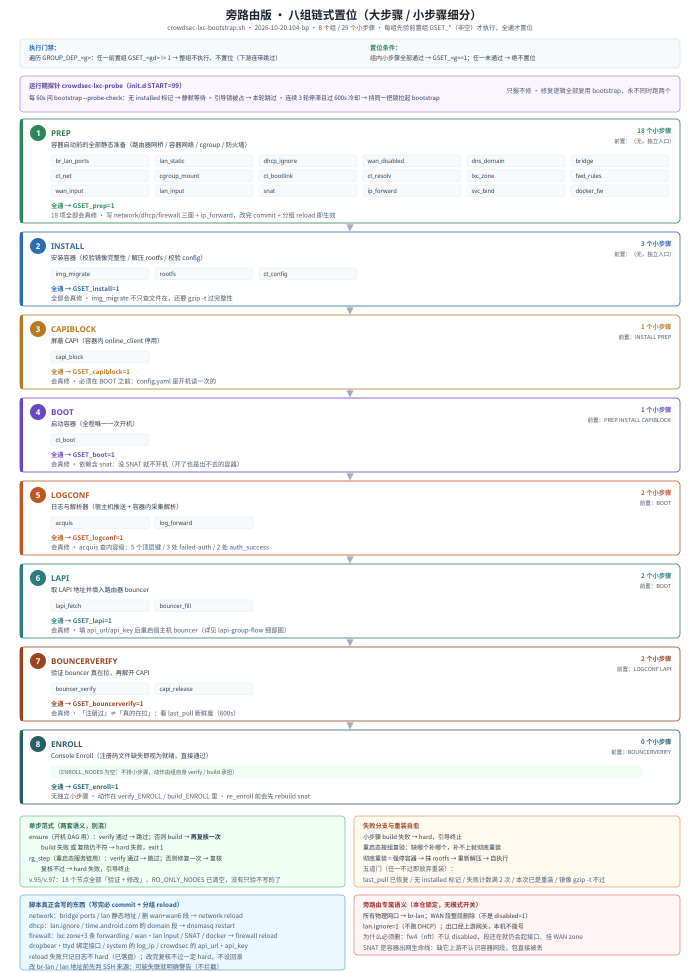
#> input picture docs/bp-eight-group-flow.png, 2800 x 3888 px, given in place of _cs_shot.png, which was not available (shown at 1/4 size)
$ python gen_cs_build_flow.py
#> lines starting #> are read from the running program, lines starting #| are printed output that depends on the picture
#!/usr/bin/env python3
"""生成 BACKUP 仓「v.81 容器内构建七步 ensure+hard 全貌图」SVG + 高清 PNG
内容：crowdsec-lxc-bootstrap.sh（v.81 · 旁路由锁定线）boot 组 prepare_container
节点内部——「构建 crowdsec 的每一步」独立闭环：
  ① 容器网络文件（IP/网关/DNS）   ② 自启软链与机器身份   ③ resolv.conf
  ④ 日志源与解析器（acquis/parsers） ⑤ listen_uri 监听地址
  ⑥ trusted_ips 网桥地址          ⑦ 容器 config 落盘
    每步：verify 就绪跳过 → 一次构建+复核 → 不过即 hard（exit 1 终止引导）
    （v.81 起一次修复：安装顺序保证前置已就绪，多修一次没必要）
右侧：单步内部机制（ensure_sub）——与 DAG ensure() 同构，
  但不写 _done/_dirty/_failed（v.81 起外层 prepare_container 同为一次机会）
底部：设计理由 + 为什么只修一次 + 与阶段 3 A/B 的归口 + enroll 例外

用法: python3 gen_cs_build_flow.py
  输出: 同目录 cs-build-flow.svg / cs-build-flow.png（2x 高清，已裁精确尺寸）
"""
import os
import subprocess

W, H = 1020, 1080
OUT_DIR = os.path.dirname(os.path.abspath(__file__))
SVG = os.path.join(OUT_DIR, "cs-build-flow.svg")
PNG = os.path.join(OUT_DIR, "cs-build-flow.png")

# 配色（与 dag-flow 同源）：boot 组紫为构建链主色
MAIN_FG, MAIN_BG, MAIN_BD = "#6b46c1", "#faf5ff", "#d6bcfa"   # 紫（boot 组）
TAG_ENSURE = ("#2b6cb0", "#bee3f8")   # 蓝（ensure 语义）
HARD_FG, HARD_BG, HARD_BD = "#c53030", "#fff5f5", "#fc8181"  # 红（hard）

# 七步：编号、名称、验（verify 判定要点）、建（build 函数）、mono 备注
STEPS = [
    ("①", "容器网络文件（IP/网关/DNS）",
     "10-eth0.network 三值：Address=CONTAINER_IP/24 · Gateway=BRIDGE_IP · DNS 一致",
     "setup_container_network", "verify_sub_ct_net"),
    ("②", "自启软链与机器身份",
     "multi-user.target.wants 软链（rootfs 内有 service 文件才要求）· hostname=crowdsec · machine-id",
     "setup_container_boot", "verify_sub_ct_bootlink"),
    ("③", "resolv.conf",
     "内容 = nameserver「容器 DNS」（custom_router_dns.txt → BRIDGE_IP → 10.1.0.1 回落链）",
     "setup_resolv", "verify_sub_ct_resolv"),
    ("④", "日志源与解析器（acquis/parsers）",
     "acquis.d/router.yaml · parsers/s01-parse/openwrt-dropbear.yaml · parsers/s02-enrich/openwrt-whitelist.yaml",
     "setup_acquis", "verify_sub_cs_acquis"),
    ("⑤", "listen_uri 监听地址",
     "config.yaml 的 listen_uri = 0.0.0.0:LAPI_PORT（bouncer 要经网桥连进来）",
     "ensure_listen_uri", "verify_sub_cs_listen"),
    ("⑥", "trusted_ips 网桥地址",
     "config.yaml 的 trusted_ips 含 BRIDGE_IP（放行容器网段来源的 API 调用）",
     "ensure_trusted_ip", "verify_sub_cs_trusted"),
    ("⑦", "容器 config 落盘",
     "$CFG 内容完整：rootfs.path / utsname / net.0.type 三键在位（不只验文件名）",
     "apply_cfg（原子写 tmp + 非空校验才落盘；lxc-info 解析 trim）",
     "verify_sub_ct_cfg · apply_cfg"),
]

p = []
p.append(f'''<svg width="{W}" height="{H}" viewBox="0 0 {W} {H}" xmlns="http://www.w3.org/2000/svg" font-family="-apple-system,'PingFang SC','Microsoft YaHei','Noto Sans CJK SC',sans-serif">
  <defs>
    <marker id="ar" viewBox="0 0 10 10" refX="9" refY="5" markerWidth="7" markerHeight="7" orient="auto-start-reverse">
      <path d="M 0 0 L 10 5 L 0 10 z" fill="#94a3b8"/>
    </marker>
  </defs>
  <style>
    .t{{font-size:19px;font-weight:700;fill:#1a202c}}
    .ts{{font-size:11.5px;fill:#718096}}
    .b{{font-size:12px;font-weight:600;fill:#1a202c}}
    .s{{font-size:10px;fill:#4a5568}}
    .mono{{font-family:ui-monospace,'SFMono-Regular',Consolas,monospace}}
    .ln{{stroke:#94a3b8;stroke-width:1.5;fill:none}}
    .tag{{font-size:9px;font-weight:700}}
  </style>
  <rect x="0" y="0" width="{W}" height="{H}" fill="#ffffff"/>''')

# ---------- 标题 ----------
p.append(f'''
  <text x="{W//2}" y="30" text-anchor="middle" class="t">v.81 容器内构建七步 ensure+hard 全貌（构建 crowdsec 的每一步 · BACKUP 旁路由锁定线）</text>
  <text x="{W//2}" y="52" text-anchor="middle" class="ts">boot 组 prepare_container 节点内部：每步 verify 就绪跳过 → 构建 → 复核，至多一次，一次不过即 hard 终止引导</text>''')

LX, LW = 36, 640          # 左列（七步链）
RX, RW = 700, 284         # 右列（单步内部机制）
CY0, CH, CGAP = 96, 86, 26   # 卡起始 y / 卡高 / 卡间（箭头）距

def step_card(x, y, w, num, name, ver, build, note):
    p.append(f'''
  <rect x="{x}" y="{y}" width="{w}" height="{CH}" rx="8" fill="#ffffff" stroke="#cbd5e0" stroke-width="1"/>
  <circle cx="{x+24}" cy="{y+21}" r="12" fill="{MAIN_BG}" stroke="{MAIN_BD}" stroke-width="1.2"/>
  <text x="{x+24}" y="{y+25}" text-anchor="middle" class="b" fill="{MAIN_FG}" style="font-size:12px">{num}</text>
  <text x="{x+44}" y="{y+25}" class="b" style="font-size:12.5px">{name}</text>
  <rect x="{x+w-58}" y="{y+8}" width="46" height="15" rx="7" fill="{TAG_ENSURE[1]}"/>
  <text x="{x+w-35}" y="{y+19}" text-anchor="middle" class="tag" fill="{TAG_ENSURE[0]}">ensure</text>
  <text x="{x+16}" y="{y+46}" class="s" style="font-size:10px"><tspan class="b" fill="{MAIN_FG}">验</tspan>　{ver}</text>
  <text x="{x+16}" y="{y+63}" class="s" style="font-size:10px"><tspan class="b" fill="{MAIN_FG}">建</tspan>　{build}（产物不符才跑；就绪则整步跳过）</text>
  <text x="{x+16}" y="{y+79}" class="s mono" style="font-size:9px;fill:#a0aec0">{note} · {build}</text>''')

for i, (num, name, ver, build, note) in enumerate(STEPS):
    y = CY0 + i * (CH + CGAP)
    step_card(LX, y, LW, num, name, ver, build, note)
    if i < 6:
        # 竖箭头：本卡底 → 下一卡顶
        ay1 = y + CH + 3
        ay2 = y + CH + CGAP - 3
        p.append(f'<line x1="{LX+LW/2}" y1="{ay1}" x2="{LX+LW/2}" y2="{ay2}" class="ln" marker-end="url(#ar)"/>')

CHAIN_BOT = CY0 + 7 * CH + 6 * CGAP   # 链底 y = 96+602+156 = 854

# ---------- 右列：单步内部机制（ensure_sub） ----------
p.append(f'''
  <rect x="{RX}" y="{CY0}" width="{RW}" height="{CHAIN_BOT-CY0}" rx="8" fill="#f7fafc" stroke="#cbd5e0" stroke-width="1"/>
  <rect x="{RX}" y="{CY0}" width="{RW}" height="30" rx="8" fill="{MAIN_FG}"/>
  <rect x="{RX}" y="{CY0+20}" width="{RW}" height="10" fill="{MAIN_FG}"/>
  <text x="{RX+RW/2}" y="{CY0+20}" text-anchor="middle" class="gt" fill="#ffffff" style="font-size:12px;font-weight:700">单步内部机制 ensure_sub()</text>''')

# 右侧机制：分支结构（文字行 + 竖线 + 下箭头），与 DAG ensure() 同构但不写 DAG 状态
mx = RX + 18
p.append(f'<text x="{mx}" y="{CY0+50}" class="b" style="font-size:10.5px">verify 判定（即时探测产物）</text>')
p.append(f'<line x1="{mx+4}" y1="{CY0+58}" x2="{mx+4}" y2="{CY0+82}" class="ln"/>')
p.append(f'<text x="{mx+12}" y="{CY0+72}" class="s" style="font-size:9.5px">就绪 → 跳过，return 0</text>')
p.append(f'<line x1="{mx+4}" y1="{CY0+82}" x2="{mx+4}" y2="{CY0+104}" class="ln" marker-end="url(#ar)"/>')
p.append(f'<text x="{mx+12}" y="{CY0+96}" class="s" style="font-size:9.5px">不符 → 进入修复</text>')
p.append(f'<text x="{mx}" y="{CY0+122}" class="b" style="font-size:10.5px">一次构建 → 复核</text>')
p.append(f'<line x1="{mx+4}" y1="{CY0+130}" x2="{mx+4}" y2="{CY0+154}" class="ln"/>')
p.append(f'<text x="{mx+12}" y="{CY0+144}" class="s" style="font-size:9.5px">通过 → return 0</text>')
p.append(f'<line x1="{mx+4}" y1="{CY0+154}" x2="{mx+4}" y2="{CY0+176}" class="ln" marker-end="url(#ar)"/>')
p.append(f'<text x="{mx+12}" y="{CY0+168}" class="s" style="font-size:9.5px">失败/仍不符 ↓</text>')
p.append(f'''
  <rect x="{RX+12}" y="{CY0+186}" width="{RW-24}" height="34" rx="6" fill="{HARD_BG}" stroke="{HARD_BD}" stroke-width="1"/>
  <text x="{RX+RW/2}" y="{CY0+207}" text-anchor="middle" class="b" fill="{HARD_FG}" style="font-size:10.5px">hard：日志 + exit 1 终止引导</text>''')
p.append(f'<text x="{mx}" y="{CY0+248}" class="s" style="font-size:9.5px">与 DAG ensure() 同构（v.81</text>')
p.append(f'<text x="{mx}" y="{CY0+263}" class="s" style="font-size:9.5px">起均单次）；但不写</text>')
p.append(f'<text x="{mx}" y="{CY0+278}" class="s" style="font-size:9.5px">_done/_dirty/_failed——外层</text>')
p.append(f'<text x="{mx}" y="{CY0+293}" class="s" style="font-size:9.5px">prepare_container 同为一次</text>')
p.append(f'<text x="{mx}" y="{CY0+308}" class="s" style="font-size:9.5px">机会，内层状态不得残留误跳过</text>')
p.append(f'<text x="{mx}" y="{CY0+344}" class="b" style="font-size:10.5px" fill="{MAIN_FG}">失败定位到步</text>')
p.append(f'<text x="{mx}" y="{CY0+360}" class="s" style="font-size:9.5px">日志精确到步名；且后续步</text>')
p.append(f'<text x="{mx}" y="{CY0+375}" class="s" style="font-size:9.5px">不执行——失败即停，不跑无用步</text>')
# 为什么只修一次（v.81）
p.append(f'''
  <rect x="{RX+12}" y="{CY0+398}" width="{RW-24}" height="104" rx="6" fill="#fffaf0" stroke="#fbd38d" stroke-width="1"/>
  <text x="{RX+24}" y="{CY0+420}" class="b" style="font-size:10.5px" fill="#dd6b20">为什么只修一次（v.81）</text>
  <text x="{RX+24}" y="{CY0+439}" class="s" style="font-size:9.5px">安装顺序保证前置条件已就绪；</text>
  <text x="{RX+24}" y="{CY0+454}" class="s" style="font-size:9.5px">修一次不过 = 非瞬态故障，</text>
  <text x="{RX+24}" y="{CY0+469}" class="s" style="font-size:9.5px">再修一次大概率同样结果——</text>
  <text x="{RX+24}" y="{CY0+484}" class="s" style="font-size:9.5px">直接 hard 让人介入更快</text>''')
# 与阶段 3 A/B 的归口
p.append(f'''
  <rect x="{RX+12}" y="{CY0+520}" width="{RW-24}" height="128" rx="6" fill="{MAIN_BG}" stroke="{MAIN_BD}" stroke-width="1"/>
  <text x="{RX+24}" y="{CY0+542}" class="b" style="font-size:10.5px" fill="{MAIN_FG}">与阶段 3 A/B 的归口（v.81）</text>
  <text x="{RX+24}" y="{CY0+561}" class="s" style="font-size:9.5px">④ acquis+解析器 → 步骤 A 判据</text>
  <text x="{RX+24}" y="{CY0+576}" class="s" style="font-size:9.5px">⑤⑥ listen_uri/trusted_ips → 步骤 B</text>
  <text x="{RX+24}" y="{CY0+591}" class="s" style="font-size:9.5px">⑦ 容器 config → 步骤 B</text>
  <text x="{RX+24}" y="{CY0+610}" class="s" style="font-size:9.5px">组合函数 setup_crowdsec_config 与</text>
  <text x="{RX+24}" y="{CY0+625}" class="s" style="font-size:9.5px">深修链 _crowdsec_repair 已删——</text>
  <text x="{RX+24}" y="{CY0+640}" class="s" style="font-size:9.5px">重启态缺项由 fix_A/fix_B 按需补写</text>''')

# ---------- 底部说明 ----------
BY = CHAIN_BOT + 26
p.append(f'''
  <rect x="{LX}" y="{BY}" width="{W-LX*2}" height="176" rx="10" fill="#f7fafc" stroke="#cbd5e0" stroke-width="1"/>
  <text x="{LX+16}" y="{BY+22}" class="b" style="font-size:12.5px">为什么每一步都 hard</text>
  <text x="{LX+16}" y="{BY+44}" class="s" style="font-size:10px">非确定性步骤软容忍后，重跑还是会卡到同一处——与其带着坏产物继续（缺 parser 的 crowdsec 等于没防护），不如终止让人介入。</text>
  <text x="{LX+16}" y="{BY+64}" class="s" style="font-size:10px">原 prepare_container 一把梭五连写（任一子失败仅整体 return 1，难定位、且 verify 只认整体快照）已删除，七步判定标准与原整体 verify 完全一致。</text>
  <text x="{LX+16}" y="{BY+88}" class="b" style="font-size:11px" fill="{HARD_FG}">enroll 例外</text>
  <text x="{LX+16}" y="{BY+106}" class="s" style="font-size:10px">console enroll 不在此链——它需要人工到网站 Accept（命令成功但 10 秒内未显示 Enrolled 是合法中间态），保留阶段 3 原做法：一次 shot，不进 hard 循环。</text>
  <text x="{LX+16}" y="{BY+130}" class="b" style="font-size:11px">v.81 一次修复（三处循环单次化）</text>
  <text x="{LX+16}" y="{BY+148}" class="s" style="font-size:10px">ensure / ensure_sub / phase3_step 的「至多两次」全部改为一次：安装顺序保证前置条件已就绪，多修复一次没必要（用户已确认）。</text>
  <text x="{LX+16}" y="{BY+168}" class="s mono" style="font-size:9px;fill:#a0aec0">build_prepare_container() → ensure_sub "步名" verify_sub_* build_*（×7） · verify_prepare_container = 七者汇总（快照等价）</text>''')

p.append('</svg>')
svg = "\n".join(p)
with open(SVG, "w", encoding="utf-8") as f:
    f.write(svg)
print(f"written: {SVG} ({W}x{H})")

# ---- 渲染 PNG（2x 高清，crop 精确尺寸，quantize 压缩）----
html = os.path.join(OUT_DIR, "render-cs.html")
with open(html, "w", encoding="utf-8") as f:
    f.write(f'''<!DOCTYPE html><html><head><meta charset="utf-8"><style>
html,body{{margin:0;padding:0;background:#ffffff}}
img{{display:block;width:{W}px;height:{H}px}}
</style></head><body><img src="file://{SVG}"></body></html>''')

shot = os.path.join(OUT_DIR, "_cs_shot.png")
subprocess.run([
    "chromium", "--headless", "--disable-gpu", "--no-sandbox",
    "--hide-scrollbars", "--default-background-color=FFFFFFFF",
    f"--window-size={W},{H + 100}", "--force-device-scale-factor=2",
    f"--screenshot={shot}", f"file://{html}",
], check=True, capture_output=True, timeout=180)
#> (this line was passed over: subprocess is not available in this run)

from PIL import Image  # noqa: E402

im = Image.open(shot).convert("RGB")
#> im is the input picture: PIL image 2800x3888 RGB; mean R, G, B 244.8, 245.6, 246
im = im.crop((0, 0, W * 2, H * 2))
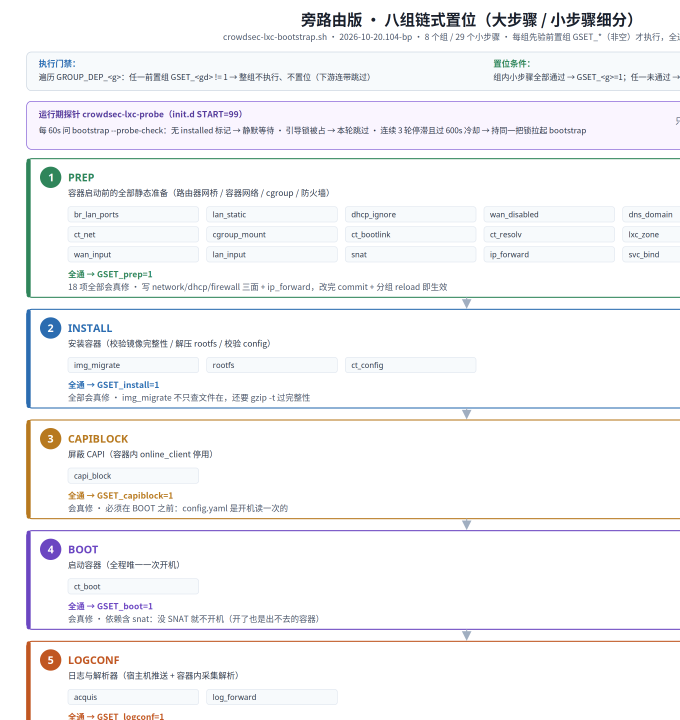
#> im: PIL image 2040x2160 RGB (shown at 1/3 size); mean R, G, B 245.2, 245.3, 247
im = im.quantize(colors=256, method=Image.MEDIANCUT, dither=Image.FLOYDSTEINBERG).convert("RGB")
im.save(PNG, optimize=True)
print(f"written: {PNG} ({im.size[0]}x{im.size[1]}, {os.path.getsize(PNG) // 1024} KB)")
#| written: docs/cs-build-flow.png (2040x2160, 329 KB)

os.remove(html)
os.remove(shot)
print("done")

$ run again, on docs/bp-eleven-group-flow.png
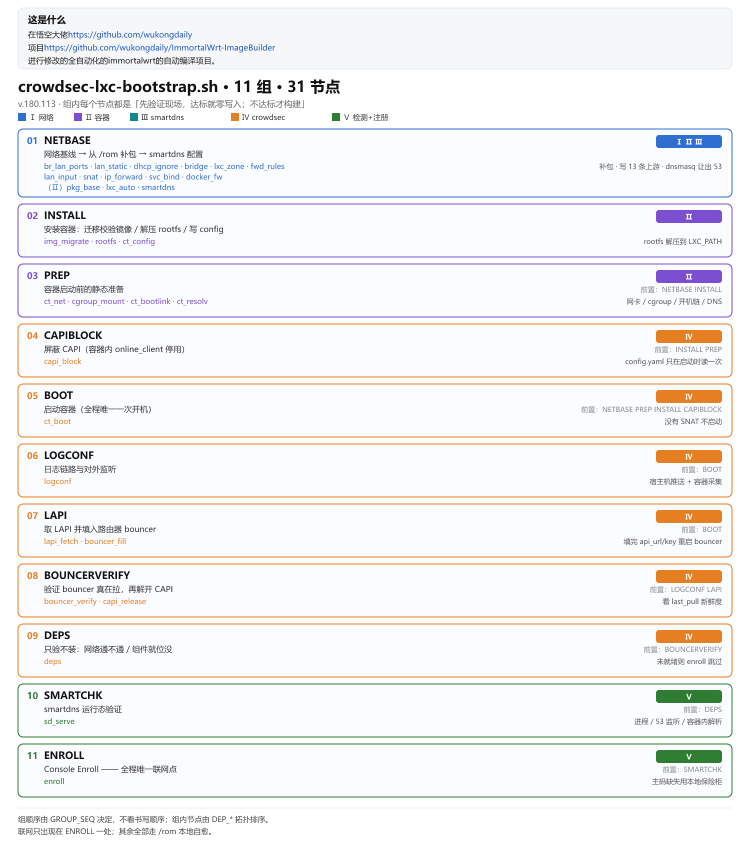
#> input picture docs/bp-eleven-group-flow.png, 1500 x 1704 px, given in place of _cs_shot.png, which was not available (shown at 1/2 size)
#> `im = im.crop((0, 0, W * 2, H * 2))`:
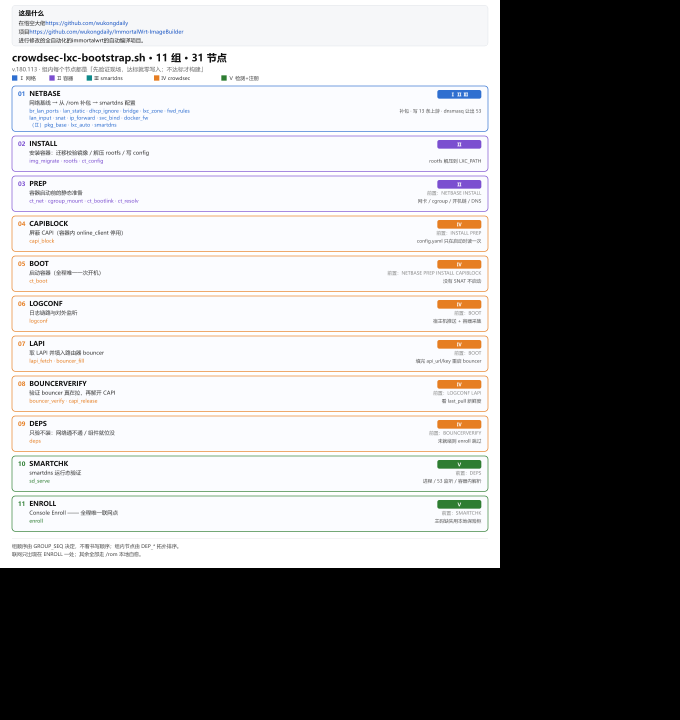
#> im: PIL image 2040x2160 RGB (shown at 1/3 size); mean R, G, B 141.4, 140.8, 141.4
#| written: docs/cs-build-flow.png (2040x2160, 217 KB)

$ run again, on docs/bp-nine-group-flow.png
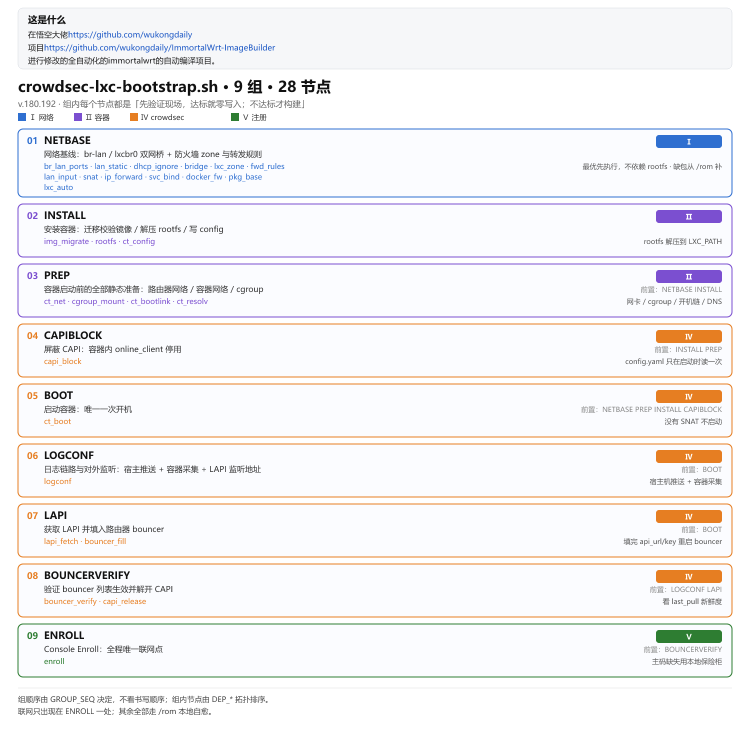
#> input picture docs/bp-nine-group-flow.png, 1500 x 1464 px, given in place of _cs_shot.png, which was not available (shown at 1/2 size)
#> `im = im.crop((0, 0, W * 2, H * 2))`:
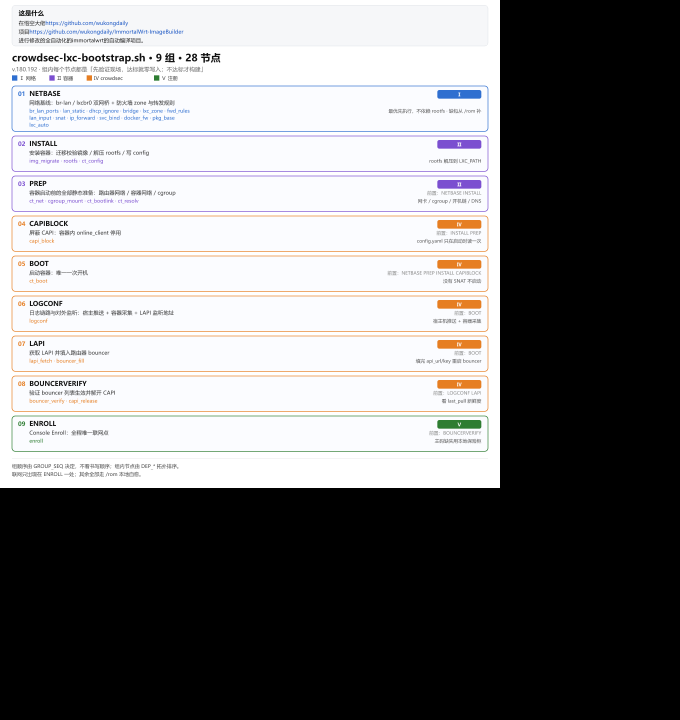
#> im: PIL image 2040x2160 RGB (shown at 1/3 size); mean R, G, B 121.5, 120.9, 121.6
#| written: docs/cs-build-flow.png (2040x2160, 199 KB)
